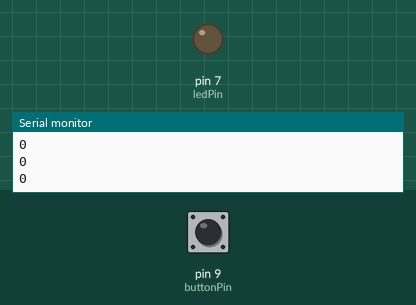
This sketch was run on a simulated Arduino Uno, built with avr-gcc and run on an emulated ATmega328P. On the bench: output pins drawn as LEDs (lit = HIGH), the last lines printed to the serial monitor. The test bench sets the inputs (shaded band); at power-on: pin 9 (buttonPin) LOW.

Above: at 1.2 s.
1.3 s: pin 9 (buttonPin) pulled HIGH for 0.15 s
At 1.4 s:
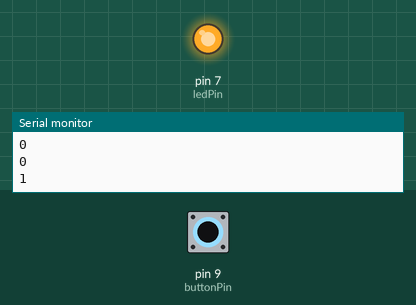
3.0 s: pin 9 (buttonPin) pulled HIGH for 3.2 s
At 7.0 s:
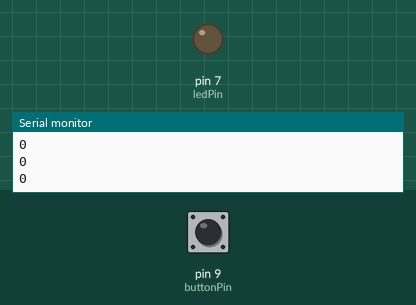
Timing chart, 0 to 8.5 s (numbered marks = the images above; inputs shaded):
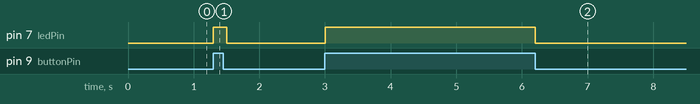

The sketch:

button_LED.ino
```cpp
const int buttonPin = 9;
const int ledPin = 7;
byte buttonState = 0;

void setup() {
  // put your setup code here, to run once:

  pinMode(buttonPin, INPUT);
  pinMode(ledPin, OUTPUT);

  Serial.begin(9600);
}

void loop() {
  // put your main code here, to run repeatedly:

  buttonState = digitalRead(buttonPin);

  Serial.println(buttonState);
  digitalWrite(ledPin, buttonState);

  delay(100);

}
```

Measured:
- after the input at 1.3 s, pin 7 (ledPin): LOW → HIGH at once, → LOW 0.20 s later
- after the input at 3.0 s, pin 7 (ledPin): LOW → HIGH at once, → LOW 3.2 s later
